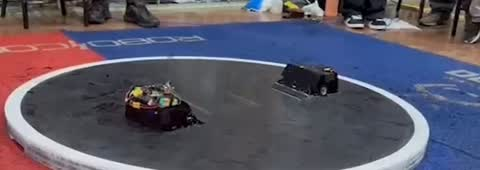
#> input picture studio/e2e/fixtures/library/annotations/gold_candidates/images/cand_demo_0000.jpg, 480 x 170 px; its folder holds only this picture in this run
$ python editor.py
#> lines starting #> are read from the running program, lines starting #| are printed output that depends on the picture
"""Frame-by-frame bbox editor for building the gold set.

Loads images + YOLO labels (e.g. pseudo-labels emitted by annotate.py),
lets you fix them with the mouse, saves YOLO labels back to disk.

Mouse:
    left-click inside a box        select it
    left-drag inside selected box  move it
    left-drag on a corner          resize from that corner
    'n' then left-drag empty area  draw new box
    'd'                            delete selected box
    'c'                            clear all boxes on current frame
    'r'                            reload labels from disk (undo unsaved)

Keys:
    right / space / 'n'  next frame  (auto-saves current)
    left  / 'p'          prev frame  (auto-saves current)
    'y'                  copy this frame's boxes to the clipboard
    'v'                  paste the clipboard onto this frame (replaces its boxes)
    'g'                  jump to first unsaved-no-boxes frame
    's'                  force save
    'q' / ESC            quit  (auto-saves current)

The clipboard survives frame changes, so on slow motion or a clinch you copy a
good frame, advance, paste, and nudge the boxes instead of redrawing them.

Usage:
    uv run python editor.py --split gold [--clip-id <prefix>]
"""

import argparse
from dataclasses import dataclass
from pathlib import Path

import cv2

ROOT = Path(__file__).resolve().parents[2]
ANN_DIR = ROOT / "data" / "annotations"

CORNER_PX = 14
COLOR_BOX = (0, 200, 0)
COLOR_SEL = (0, 255, 255)
COLOR_NEW = (255, 0, 255)
TXT_BG = (0, 0, 0)
TXT_FG = (255, 255, 255)


@dataclass
class Box:
    x: int
    y: int
    w: int
    h: int

    # [7 lines left out: function corners, not called in this run]

    def contains(self, px, py) -> bool:
        return self.x <= px <= self.x + self.w and self.y <= py <= self.y + self.h

    # [5 lines left out: function corner_hit, not called in this run]


def load_yolo(path: Path, w: int, h: int) -> list[Box]:
    if not path.exists():
        return []
    boxes = []
    for line in path.read_text().strip().splitlines():
        parts = line.split()
        if len(parts) != 5:
            continue
        _cls, cx, cy, bw, bh = (float(v) for v in parts[1:5]) if False else (None, *[float(v) for v in parts[1:]])
        cx, cy, bw, bh = float(parts[1]) * w, float(parts[2]) * h, float(parts[3]) * w, float(parts[4]) * h
        boxes.append(Box(int(cx - bw / 2), int(cy - bh / 2), int(bw), int(bh)))
    return boxes


def save_yolo(path: Path, boxes: list[Box], w: int, h: int) -> None:
    path.parent.mkdir(parents=True, exist_ok=True)
    if not boxes:
        path.write_text("")
        return
    lines = []
    for b in boxes:
        bx = max(0, min(b.x, w - 1))
        by = max(0, min(b.y, h - 1))
        bw = max(1, min(b.w, w - bx))
        bh = max(1, min(b.h, h - by))
        cx = (bx + bw / 2) / w
        cy = (by + bh / 2) / h
        lines.append(f"0 {cx:.6f} {cy:.6f} {bw / w:.6f} {bh / h:.6f}")
    path.write_text("\n".join(lines) + "\n")


# [10 lines left out: function normalize_box, not called in this run]


class EditorState:
    def __init__(self):
        self.boxes: list[Box] = []
        self.selected: int | None = None
        self.dragging = False
        self.draw_new = False
        self.drag_kind: str | None = None  # 'move' | 'corner-<i>' | 'new'
        self.drag_start = (0, 0)
        self.box_start: Box | None = None
        self.new_box: Box | None = None
        self.clipboard: list[Box] = []

    def reset_drag(self):
        self.dragging = False
        self.drag_kind = None
        self.box_start = None
        self.new_box = None

    # [60 lines left out: function on_mouse, not called in this run]


def render(img, state: EditorState, info: str):
    out = img.copy()
    for i, b in enumerate(state.boxes):
        color = COLOR_SEL if i == state.selected else COLOR_BOX
        cv2.rectangle(out, (b.x, b.y), (b.x + b.w, b.y + b.h), color, 2)
        if i == state.selected:
            for cx, cy in b.corners():
                cv2.rectangle(out, (cx - 5, cy - 5), (cx + 5, cy + 5), color, -1)
    if state.new_box is not None:
        nb = normalize_box(state.new_box)
        cv2.rectangle(out, (nb.x, nb.y), (nb.x + nb.w, nb.y + nb.h), COLOR_NEW, 2)
    cv2.rectangle(out, (0, 0), (out.shape[1], 30), TXT_BG, -1)
    cv2.putText(out, info, (8, 22), cv2.FONT_HERSHEY_SIMPLEX, 0.6, TXT_FG, 1, cv2.LINE_AA)
    return out


def main() -> None:
    ap = argparse.ArgumentParser()
    ap.add_argument("--split", default="gold", help="annotation subdir (train|val|gold|gold_jp|...)")
    ap.add_argument("--clip-id", help="filter by stem prefix")
    args = ap.parse_args()

    img_dir = ANN_DIR / args.split / "images"
    lbl_dir = ANN_DIR / args.split / "labels"
    images = sorted(img_dir.glob("*.jpg"))
    if args.clip_id:
        images = [p for p in images if p.stem.startswith(args.clip_id)]
    if not images:
        raise SystemExit(f"no images in {img_dir}")

    cv2.namedWindow("editor", cv2.WINDOW_NORMAL)
    state = EditorState()
    cv2.setMouseCallback("editor", state.on_mouse)

    idx = 0
    current_path: Path | None = None
    img_shape = (0, 0)

    def load_frame(i: int):
#> called with i = 0
        nonlocal current_path, img_shape
        path = images[i]
        img = cv2.imread(str(path))
#> img is the input picture: shape (170, 480, 3); mean B, G, R 101.9, 87, 90.4
        h, w = img.shape[:2]
#> h = 170; w = 480
        state.boxes = load_yolo(lbl_dir / f"{path.stem}.txt", w, h)
#> state.boxes = []
        state.selected = None
        state.reset_drag()
        state.draw_new = False
        current_path = path
        img_shape = (h, w)
#> img_shape = (170, 480)
        return img

    def save_current():
        if current_path is None:
            return
        h, w = img_shape
        save_yolo(lbl_dir / f"{current_path.stem}.txt", state.boxes, w, h)

    img = load_frame(idx)
    while True:
        mode = "DRAW" if state.draw_new else "EDIT"
        info = f"[{idx + 1}/{len(images)}] {current_path.stem}  boxes={len(state.boxes)}  sel={state.selected}  clip={len(state.clipboard)}  mode={mode}"
        cv2.imshow("editor", render(img, state, info))
#> in render, `cv2.putText(out, info, (8, 22), cv2.FONT_HERSHEY_SIMPLEX, 0.6, TXT_FG,..`:
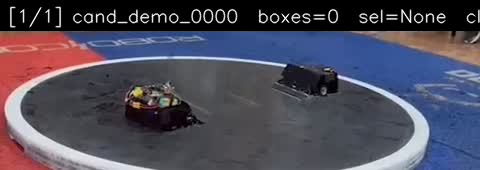
#> out: shape (170, 480, 3); mean B, G, R 89.5, 74.8, 77
        key = cv2.waitKey(20) & 0xFF
#> (key q is pressed here)

        if key == 255:
            continue
        if key in (ord("q"), 27):
            save_current()
            break
        if key == ord("s"):
            save_current()
            continue
        if key == ord("r"):
            img = load_frame(idx)
            continue
        if key == ord("c"):
            state.boxes = []
            state.selected = None
            continue
        if key == ord("d") and state.selected is not None:
            state.boxes.pop(state.selected)
            state.selected = None
            continue
        if key == ord("n"):
            state.draw_new = True
            continue
        if key == ord("y"):
            state.clipboard = [Box(b.x, b.y, b.w, b.h) for b in state.boxes]
            continue
        if key == ord("v"):
            state.boxes = [Box(b.x, b.y, b.w, b.h) for b in state.clipboard]
            state.selected = None
            continue
        if key in (ord("p"), 81):  # left arrow
            save_current()
            idx = max(0, idx - 1)
            img = load_frame(idx)
            continue
        if key in (ord(" "), 83, 13):  # space / right arrow / enter
            save_current()
            idx = min(len(images) - 1, idx + 1)
            img = load_frame(idx)
            continue
        if key == ord("g"):
            save_current()
            for j in range(len(images)):
                stem = images[j].stem
                lp = lbl_dir / f"{stem}.txt"
                if not lp.exists() or not lp.read_text().strip():
                    idx = j
                    break
            img = load_frame(idx)
            continue

    cv2.destroyAllWindows()


if __name__ == "__main__":
    main()

$ run again, on studio/e2e/fixtures/library/annotations/gold_crop/images/gold_demo_0000.jpg
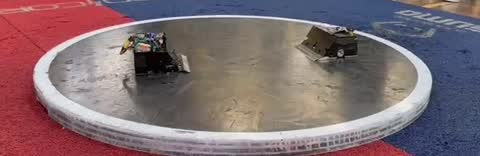
#> input picture studio/e2e/fixtures/library/annotations/gold_crop/images/gold_demo_0000.jpg, 480 x 156 px
#> in load_frame, img is the input picture: shape (156, 480, 3); mean B, G, R 113.3, 108.4, 128
#> in render, `cv2.putText(out, info, (8, 22), cv2.FONT_HERSHEY_SIMPLEX, 0.6, TXT_FG,..`:
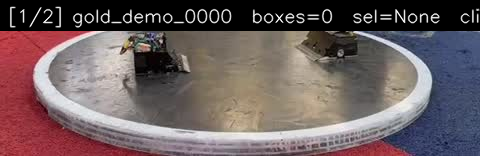
#> out: shape (156, 480, 3); mean B, G, R 95.4, 93.9, 108.8
